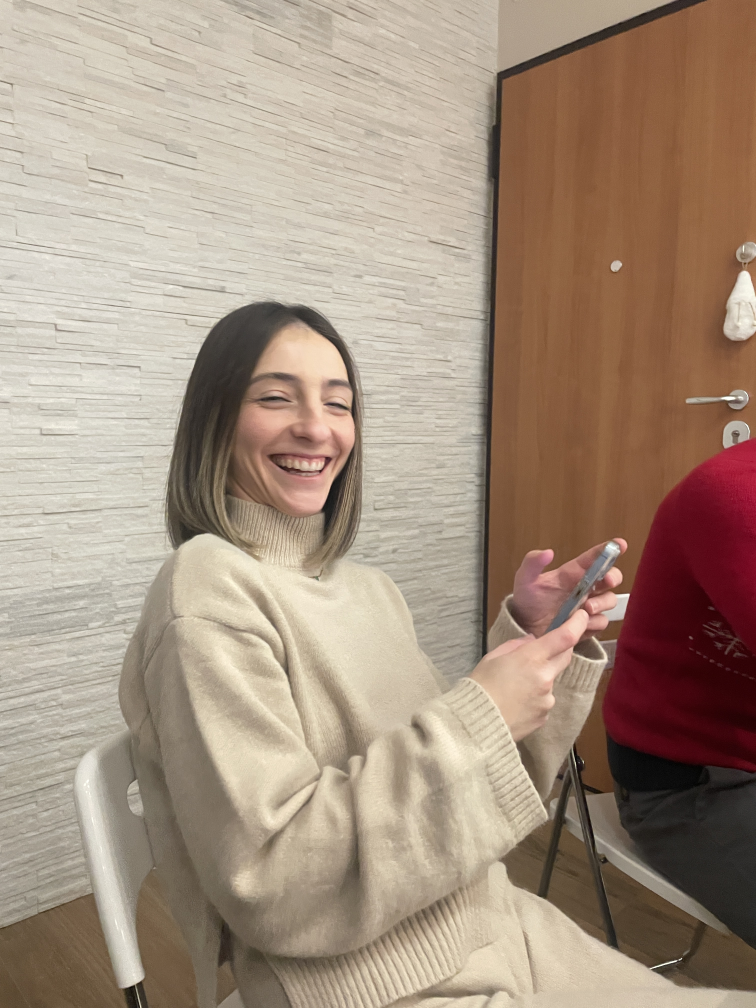
#> input picture quizzes/buonanale2025/images/0c1e8798-8ff7-420f-bf92-7c69a20a8edf.jpeg, 3024 x 4032 px (shown at 1/4 size)
$ python -i image_optimizer.py   (imports and definitions only)
#> lines starting #> are read from the running program, lines starting #| are printed output that depends on the picture
"""Image optimization utilities for web and WebSocket delivery"""
import io
from PIL import Image, ExifTags
from typing import Tuple, Optional

# Configuration
MAX_WIDTH = 1200  # Max width for images
MAX_HEIGHT = 900  # Max height for images
JPEG_QUALITY = 85  # JPEG quality (1-100)
WEBP_QUALITY = 85  # WebP quality (1-100)
MAX_FILE_SIZE_KB = 500  # Target max file size in KB


def fix_image_orientation(img: Image.Image) -> Image.Image:
    """
    Fix image orientation based on EXIF data.

    Many cameras and phones save images with an orientation tag in EXIF data
    instead of physically rotating the image. This function applies the rotation.

    Args:
        img: PIL Image object

    Returns:
        Image with correct orientation
    """
    try:
        # Get EXIF data
        exif = img._getexif()

        if exif is None:
            return img

        # Find orientation tag
        orientation_key = None
        for tag, value in ExifTags.TAGS.items():
            if value == 'Orientation':
                orientation_key = tag
                break

        if orientation_key is None or orientation_key not in exif:
            return img

        orientation = exif[orientation_key]

        # Apply rotation based on orientation value
        # 1: Normal (no rotation)
        # 2: Mirrored horizontally
        # 3: Rotated 180°
        # 4: Mirrored vertically
        # 5: Mirrored horizontally then rotated 90° CCW
        # 6: Rotated 90° CW (270° CCW)
        # 7: Mirrored horizontally then rotated 90° CW
        # 8: Rotated 90° CCW (270° CW)

        if orientation == 2:
            img = img.transpose(Image.FLIP_LEFT_RIGHT)
        elif orientation == 3:
            img = img.rotate(180, expand=True)
        elif orientation == 4:
            img = img.transpose(Image.FLIP_TOP_BOTTOM)
        elif orientation == 5:
            img = img.transpose(Image.FLIP_LEFT_RIGHT)
            img = img.rotate(90, expand=True)
        elif orientation == 6:
            img = img.rotate(270, expand=True)
        elif orientation == 7:
            img = img.transpose(Image.FLIP_LEFT_RIGHT)
            img = img.rotate(270, expand=True)
        elif orientation == 8:
            img = img.rotate(90, expand=True)

        print(f"🔄 EXIF orientation tag: {orientation} - Applied correction")

    except (AttributeError, KeyError, IndexError, TypeError) as e:
        # No EXIF data or orientation tag, return image as-is
        print(f"ℹ️ No EXIF orientation data found (this is normal for some images)")
        pass

    return img


# [161 lines left out: functions optimize_image, get_image_info, create_thumbnail, not called in this run]

>>> import cv2
>>> picture = cv2.imread('../quizzes/buonanale2025/images/0c1e8798-8ff7-420f-bf92-7c69a20a8edf.jpeg', cv2.IMREAD_GRAYSCALE)
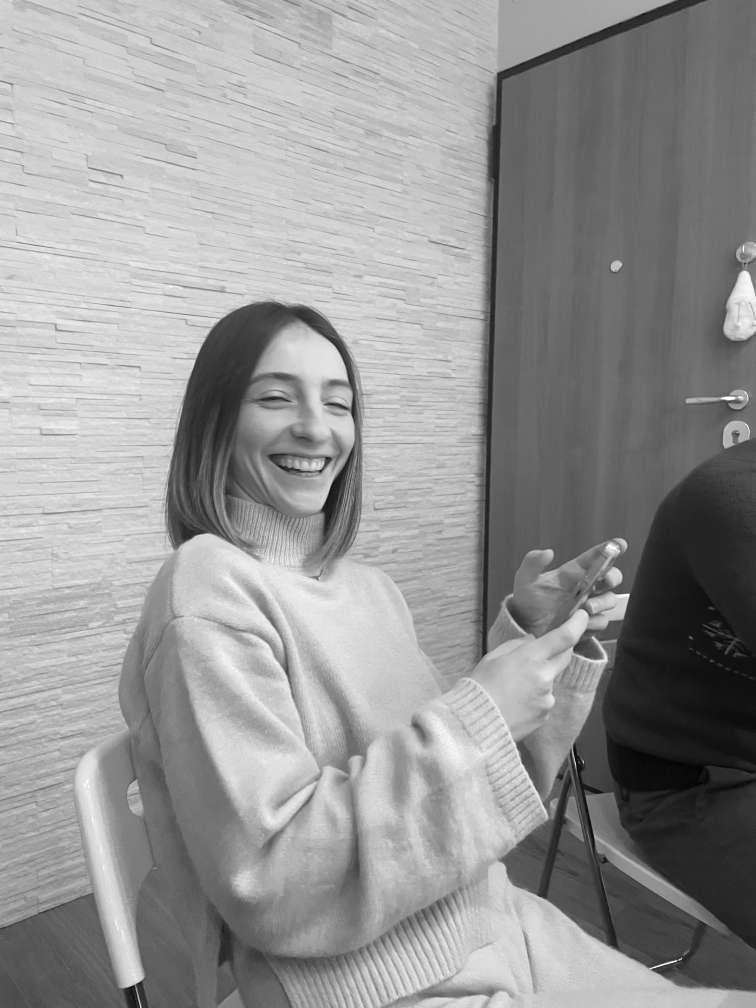
#> picture: shape (4032, 3024) (shown at 1/4 size); min 0, max 255, mean 148.9
>>> result = fix_image_orientation(picture)

$ run again, on quizzes/buonanale2025/images/0d0db1d7-05a1-41d4-9c4f-17d6d523f1e0.jpeg
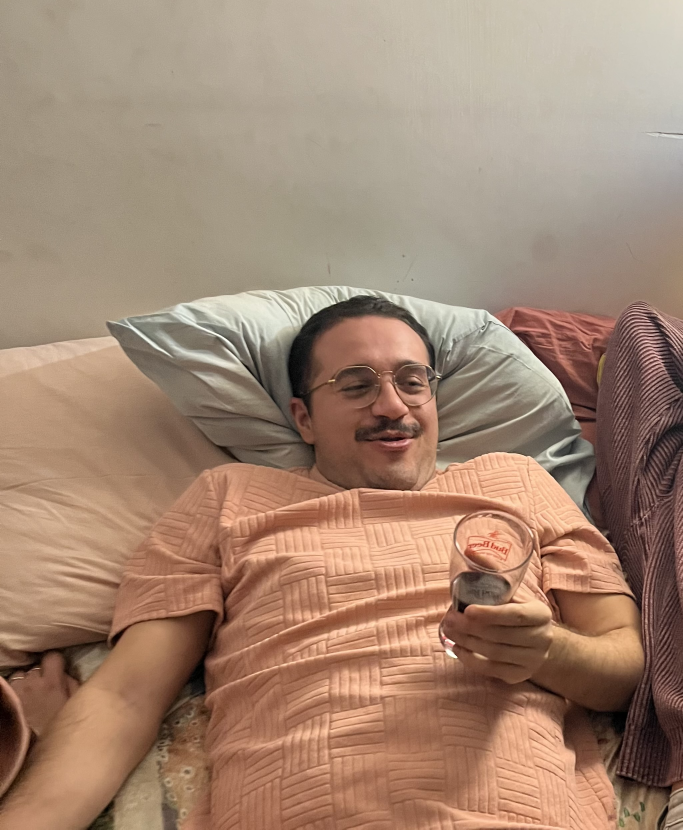
#> input picture quizzes/buonanale2025/images/0d0db1d7-05a1-41d4-9c4f-17d6d523f1e0.jpeg, 2048 x 2488 px (shown at 1/3 size)
#> `picture = cv2.imread('../quizzes/buonanale2025/images/0c1e8798-8ff7-42..`:
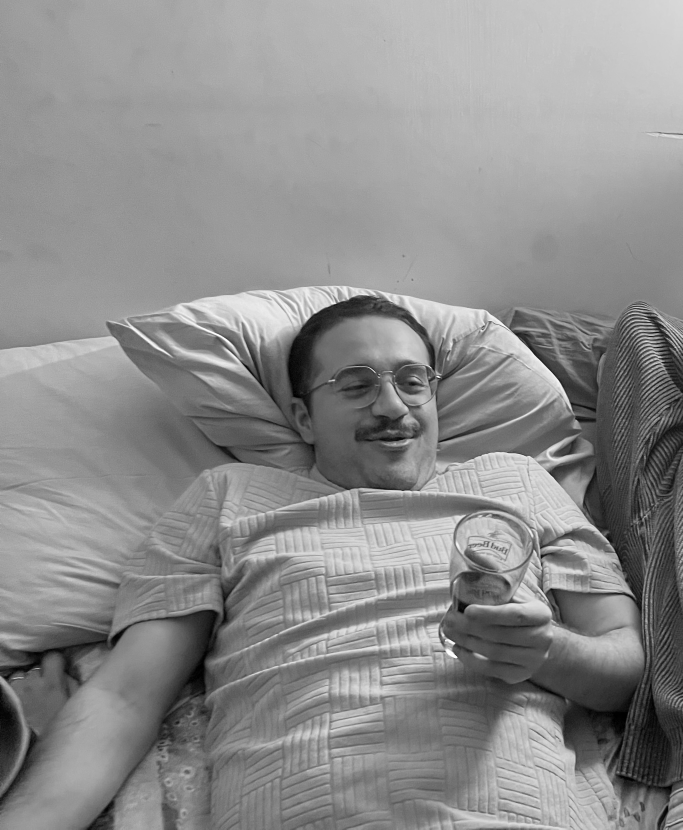
#> picture: shape (2488, 2048) (shown at 1/3 size); min 0, max 255, mean 140.5

$ run again, on quizzes/buonanale2025/images/0e40e9fd-ee0e-435e-8011-5f2006bb034c.jpeg
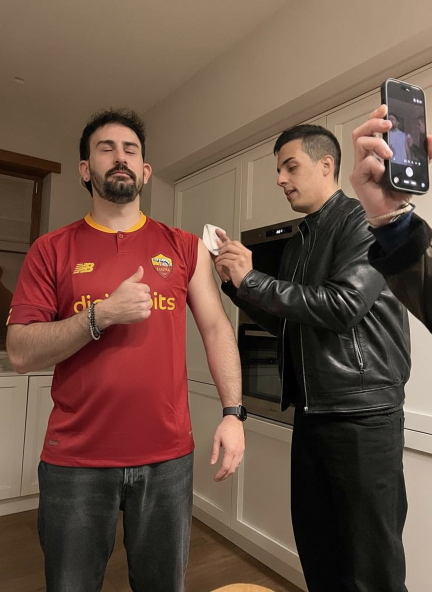
#> input picture quizzes/buonanale2025/images/0e40e9fd-ee0e-435e-8011-5f2006bb034c.jpeg, 864 x 1184 px (shown at 1/2 size)
#> `picture = cv2.imread('../quizzes/buonanale2025/images/0c1e8798-8ff7-42..`:
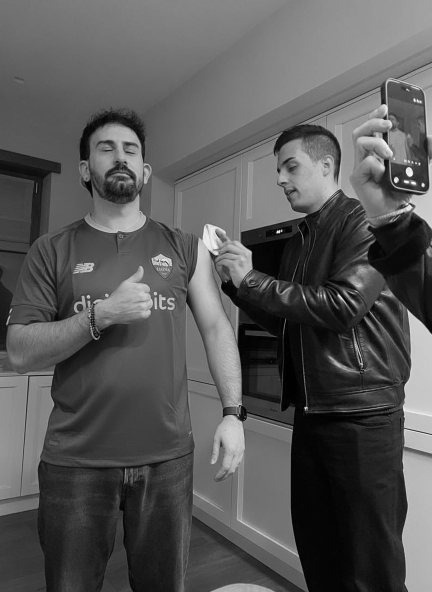
#> picture: shape (1184, 864) (shown at 1/2 size); min 0, max 255, mean 87.3

$ run again, on quizzes/buonanale2025/images/10ad81c4-cd6a-4f2d-8072-48905387e818.jpeg
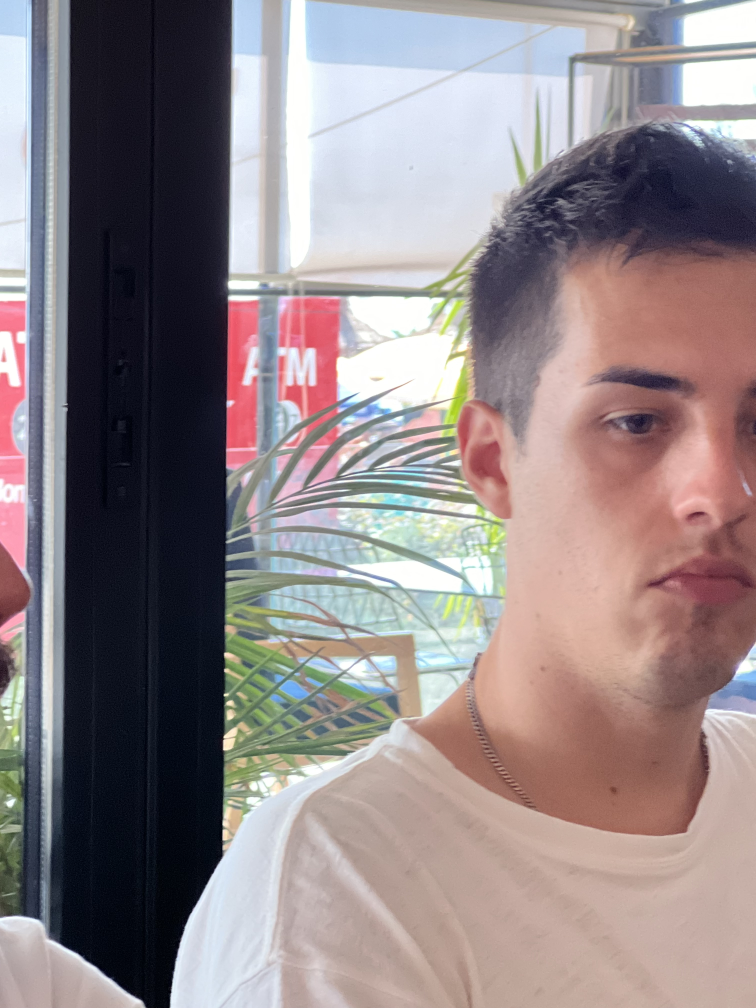
#> input picture quizzes/buonanale2025/images/10ad81c4-cd6a-4f2d-8072-48905387e818.jpeg, 3024 x 4032 px (shown at 1/4 size)
#> `picture = cv2.imread('../quizzes/buonanale2025/images/0c1e8798-8ff7-42..`:
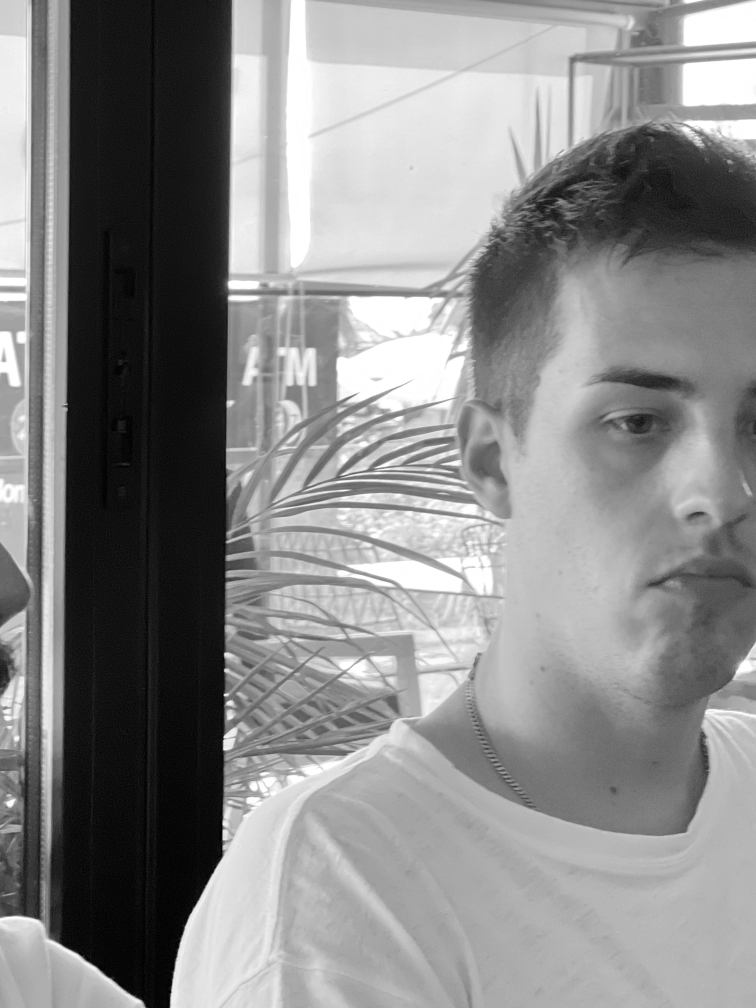
#> picture: shape (4032, 3024) (shown at 1/4 size); min 0, max 255, mean 137.5
